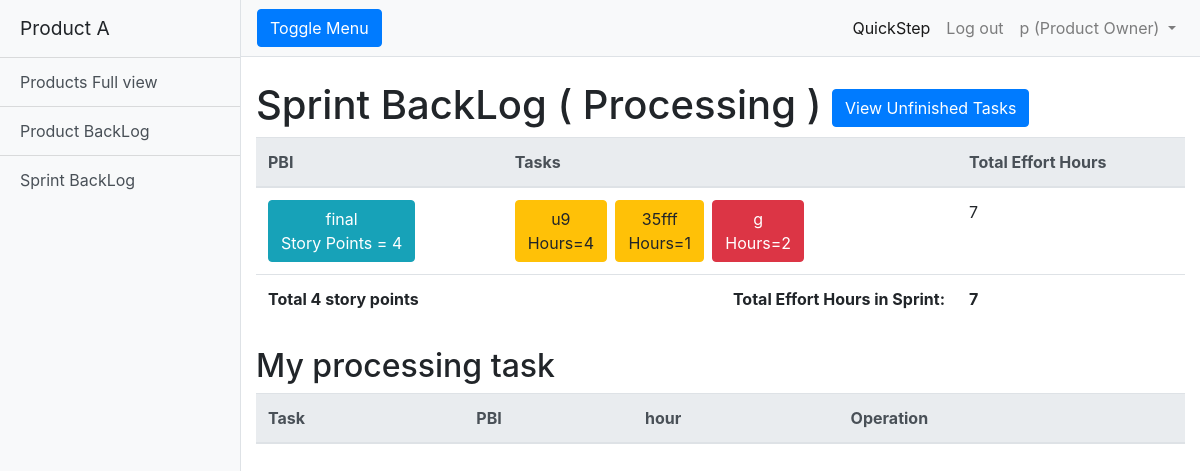
Page /fullSprintBacklog/ (signed in) on the committed database.
### products/models.py (models this page shows, shortened)
class User(AbstractUser):
    is_DEVELOPER = models.BooleanField(default=False)
    is_PRODUCT_OWNER = models.BooleanField(default=False)
    is_SCRUM_MASTER = models.BooleanField(default=False)
    is_project = models.BooleanField(default=False)

class PBI(models.Model):
    name = models.CharField(max_length=200)
    priority = models.PositiveIntegerField()
    description = models.TextField(max_length=1000, null=True)
    story_point = models.PositiveIntegerField()
    cumulative_story_point = models.PositiveIntegerField(default=0, editable=False)
    STATUS_CHOICES = [
        ('DONE', 'Done'),
        ('IN_PROCESSING', 'In process'),
        ('NOT_YET_START', 'Not yet start'),
        ('UNFINISHED', 'Unfinished')
    ]
    status = models.CharField(max_length=200,choices=STATUS_CHOICES,default='NOT_YET_START')
    in_sprint = models.BooleanField(default=False)
    total_effort_hours = models.PositiveIntegerField(default=0)

class Task(models.Model):
    pbi = models.ForeignKey(PBI, on_delete=models.CASCADE)
    name = models.CharField(max_length=200)
    description = models.TextField(max_length=1000)
    hour = models.PositiveIntegerField()
    owner = models.CharField(max_length=200, blank=True)
    STATUS_CHOICES = [
        ('DONE', 'Done'),
        ('IN_PROCESSING', 'In process'),
        ('NOT_YET_START', 'Not yet start')
    ]
    status = models.CharField(max_length=200,choices=STATUS_CHOICES,default='NOT_YET_START')

### products/views.py (the view)
# urls.py: url(r'^fullSprintBacklog/$', login_required(views.FullSprintBacklogView.as_view()), name='fullSprintBacklog'),
class FullSprintBacklogView(TemplateView):
	template_name = 'sprint_full.html'
	def get_context_data(self, **kwargs):
		context = super(FullSprintBacklogView, self).get_context_data(**kwargs)
		context['title'] = ['PBI', 'Tasks', 'Total Effort Hours']
		context['pbis'] = PBI.objects.filter(in_sprint = True)
		context['tasks'] = Task.objects.all()
		context['product'] = Product.objects.get(pk=1)
		context['sprint_total_effort_hours'] = 0
		context['sprint_tatal_story_points'] = 0
		for i in context['pbis']:
			for j in context['tasks']:
				if (i.name == j.pbi.name):
					i.total_effort_hours += j.hour
			context['sprint_total_effort_hours'] += i.total_effort_hours
			context['sprint_tatal_story_points'] += i.story_point
		return context

### templates/sprint_full.html (shortened to what this page needs)
<!DOCTYPE html>
<html lang="en">
<head>
  {% load static %}
  <link href=" {% static 'vendor/bootstrap/css/bootstrap.min.css' %}" rel="stylesheet">
  <link href=" {% static 'css/simple-sidebar.css' %}" rel="stylesheet">
</head>
<body>
  <div class="d-flex" id="wrapper">
    <div class="bg-light border-right" id="sidebar-wrapper">
    {% include 'header.html' %}
    <div id="page-content-wrapper">
      {% include 'navbar.html' %}
      <div class="container-fluid">
        <h1 class="mt-4">Sprint BackLog (
          {% if product.sprint_status == "NOT_YET_START"%}
              Planning
          {% elif product.sprint_status == "START"%}
              Processing
          {% elif product.sprint_status == "FINISH"%}
              Finished
          {% endif %} )   <button class="btn btn-primary" onclick="window.location.href = 'http://127.0.0.1:8000/sprintBacklog/';">View Unfinished Tasks</button></h1>
        <table class="table">
          <thead class="thead-light">
            <tr>
              {% for i in title %}
                <th scope="col">{{i}}</th>
              {% endfor %}
            </tr>
          </thead>
          <tbody>
            {% for pbi in pbis %}
            <tr>
              <th scope="row">
                  {% if user.is_authenticated and user.is_DEVELOPER %}
                    <button type="button" class="btn btn-info" onclick="window.location.href = 'http://127.0.0.1:8000/viewPBIdetail/{{pbi.pk}}';">
                      <div align='center'>{{pbi.name}}</div>
                      <div align='center'>Story Points = {{pbi.story_point}}</div>
                    </button>
                  {% else %}
                    <button type="button" class="btn btn-info" >
                      <div align='center'>{{pbi.name}}</div>
                      <div align='center'>Story Points = {{pbi.story_point}}</div>
                    </button>
                  {% endif %}
              </th>
              <td>
                <ul class="list-group list-group-horizontal">
                  {% for t in tasks %}
                    {% if t.pbi.name == pbi.name %}
                      {% if t.status == "NOT_YET_START" %}
                      {% if user.is_authenticated and user.is_DEVELOPER %}
                      <button type="button" class="btn btn-danger" onclick="window.location.href = 'http://127.0.0.1:8000/updateTask/{{t.pk}}';">
                        <div align='center'>{{t.name}}</div>
                        <div align='center'>Hours={{t.hour}}</div>
                      </button>
                      {% else %}
                      <button type="button" class="btn btn-danger">
                        <div align='center'>{{t.name}}</div>
                        <div align='center'>Hours={{t.hour}}</div>
                      </button>
                      {% endif %}
                      <pre> </pre>
                      {% elif t.status == "IN_PROCESSING" %}
                      {% if user.is_authenticated and user.is_DEVELOPER %}
                      <button type="button" class="btn btn-warning" onclick="window.location.href = 'http://127.0.0.1:8000/updateTask/{{t.pk}}';">
                        <div align='center'>{{t.name}}</div>
                        <div align='center'>Hours={{t.hour}}</div>
                      </button>
                      {% else %}
                      <button type="button" class="btn btn-warning">
                        <div align='center'>{{t.name}}</div>
                        <div align='center'>Hours={{t.hour}}</div>
                      </button>
                      {% endif %}
                      <pre> </pre>
                      {% endif %}
                    {% endif %}
                  {% endfor %}
                </ul>
              </td>
              <td align='left'>{{pbi.total_effort_hours}}</td>
            </tr>
            {% endfor %}
            <tr>
              <td><b>Total {{sprint_tatal_story_points}} story points</b></td>
              <td align='right'><b>Total Effort Hours in Sprint:</b></td>
              <td align='left'><b>{{sprint_total_effort_hours}}</b></td>
            </tr>
          </tbody>
        </table>
      </div>
      <div class="container-fluid">
      <h2 class="mt-4">My processing task</h2>
      <table class="table">
        <thead class="thead-light">
          <tr>
            <th scope="col">Task</th>
            <th scope="col">PBI</th>
            <th scope="col">hour</th>
            <th scope="col">Operation</th>
        </tr>
        </thead>
      </table>
    </div>
        </div>
  </div>
</body>
</html>

### templates/navbar.html (shortened to what this page needs)
      <nav class="navbar navbar-expand-lg navbar-light bg-light border-bottom">
        <button class="btn btn-primary" id="menu-toggle">Toggle Menu</button>
        <div class="collapse navbar-collapse" id="navbarSupportedContent">
          <ul class="navbar-nav ml-auto mt-2 mt-lg-0">
            <li class="nav-item active">
                <a class="nav-link" href="{% url 'products:veiwFullPBI'%}">QuickStep <span class="sr-only">(current)</span></a>
            </li>
            <li class="nav-item">
              <a class="nav-link" href="{% url 'products:logout' %}">Log out</a>
            </li>
            <li class="nav-item dropdown">
              <a class="nav-link dropdown-toggle" href="#" id="navbarDropdown" role="button" data-toggle="dropdown" aria-haspopup="true" aria-expanded="false">
                {{user.first_name}}
                {% if user.is_authenticated and user.is_PRODUCT_OWNER %}
                (Product Owner)
                {% endif %}
              </a>
            </li>
          </ul>
        </div>
      </nav>

### static/css/simple-sidebar.css (style rules this page uses)
body { overflow-x: hidden; }
#sidebar-wrapper { min-height: 100vh; margin-left: -15rem; -webkit-transition: margin .25s ease-out; -moz-transition: margin .25s ease-out; -o-transition: margin .25s ease-out; transition: margin .25s ease-out; }
#page-content-wrapper { min-width: 100vw; }
@media (min-width: 768px) { #sidebar-wrapper { margin-left: 0; } }
@media (min-width: 768px) { #page-content-wrapper { min-width: 0; width: 100%; } }

### rows in the picture
User: first_name "p"
PBI: name "final", story_point "4", total_effort_hours "7"
Task: name "u9", hour "4"
Task: name "35fff", hour "1"
Task: name "g", hour "2"

### other values in the picture
{{ i }} "PBI" "Tasks" "Total Effort Hours"
{{ sprint_tatal_story_points }} "4"
{{ sprint_total_effort_hours }} "7"
